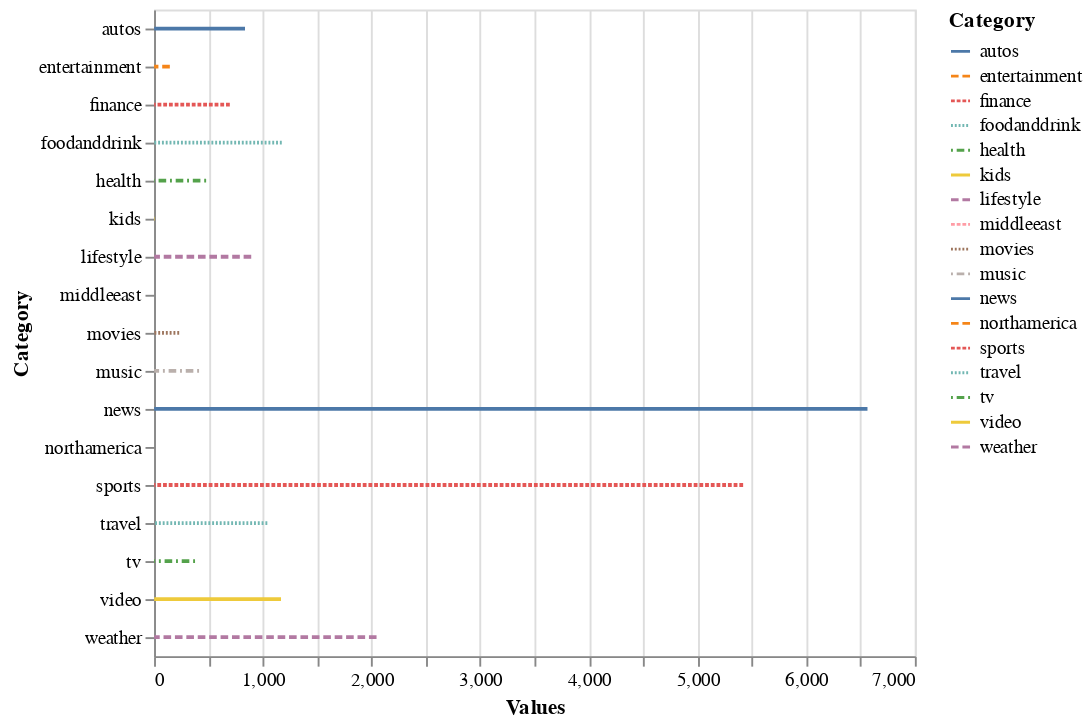

Notebook code for this chart:
### Markdown cell above
## Altair: Line Chart

### Code cell
display(button)

line = alt.Chart(df1).mark_line().encode(
    x='Values',
    y='Category:N',
    color='Category',
    strokeDash='Category',
)

line

### Figure 1 — Vega-Lite specification as saved in the notebook (floating-point values rounded to 4 significant figures; data arrays with more than 128 entries replaced by an {"elided": "..."} marker saying what was removed)
{"config": {"view": {"continuousWidth": 400, "continuousHeight": 300}}, "data": {"name": "data-f7a56e7201e521f26933774bfd092be6"}, "mark": "line", "encoding": {"color": {"type": "nominal", "field": "Category"}, "strokeDash": {"type": "nominal", "field": "Category"}, "x": {"type": "quantitative", "field": "Values"}, "y": {"type": "nominal", "field": "Category"}}, "$schema": "https://vega.github.io/schema/vega-lite/v4.8.1.json", "datasets": {"data-f7a56e7201e521f26933774bfd092be6": {"elided": "283 records"}}}
